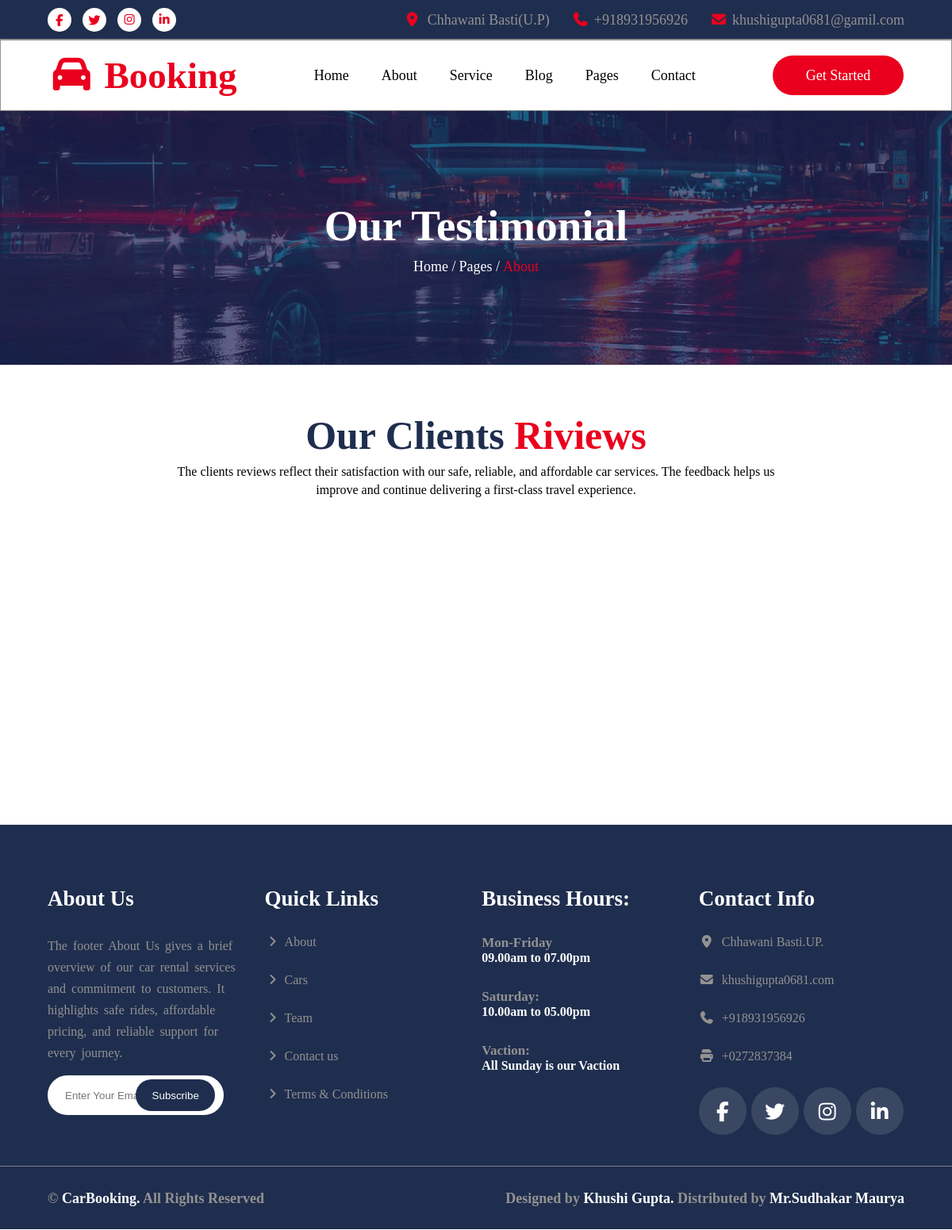
/testimonial/, run on an earlier commit of the app's database.
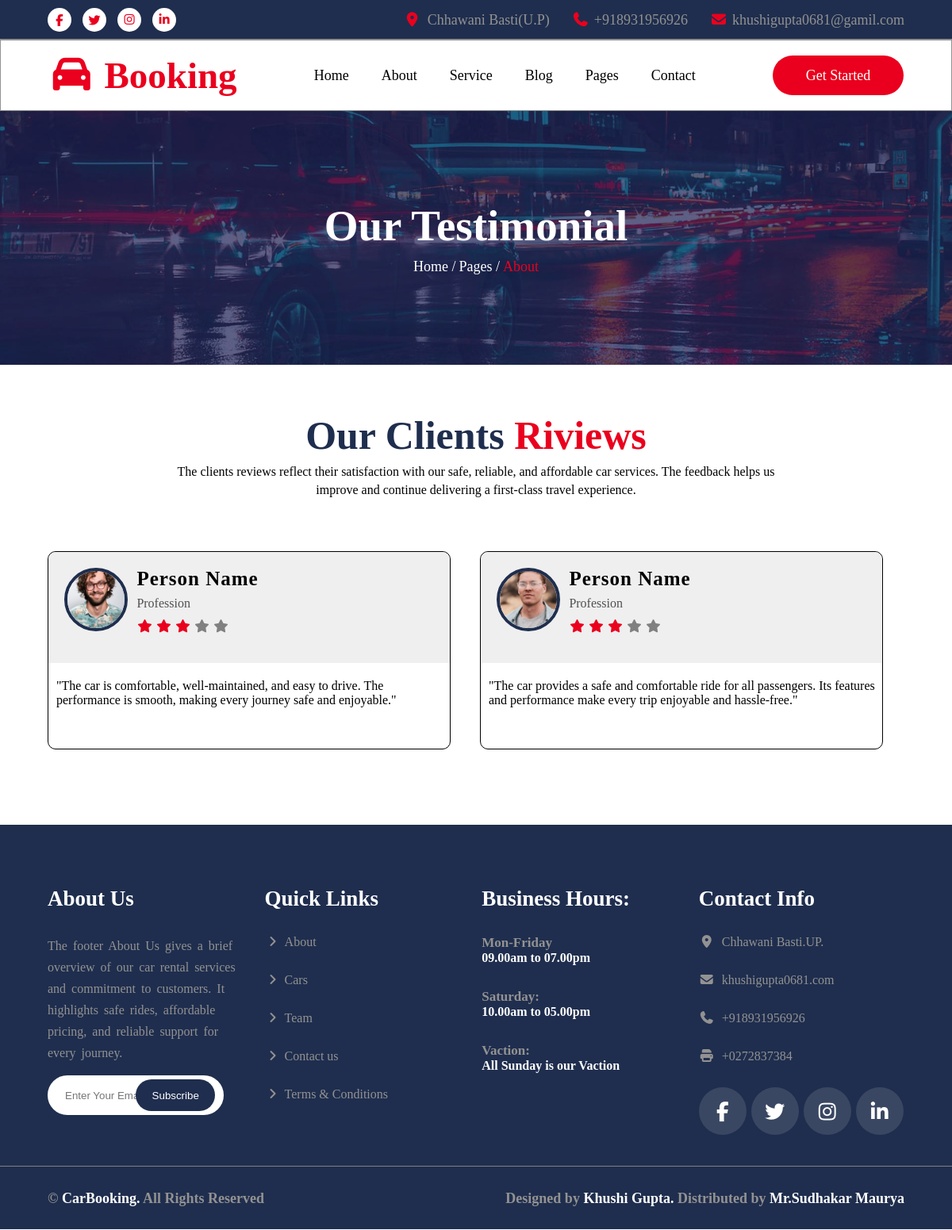
And on a later commit of the database.
### car_admin/models.py (models this page shows)
class Reviews(models.Model):
    review_image=models.ImageField(upload_to='media/',blank=True, default='images/car-3.png')
    review_title=models.CharField(max_length=200)
    review_icon=models.CharField(max_length=200)
    review_desc=models.CharField()

### carbooking/views.py (the view)
# urls.py: path('testimonial/',views.Testimonialpage, name="testimonial"),
def Testimonialpage(request):
    ReviewsData=Reviews.objects.all()
    data={
        'review_show':ReviewsData,
    }
    return render(request,"testimonial.html",data)

### templates/testimonial.html (shortened to what this page needs)
{% extends 'base.html' %}
    {% load static %}
      {% block content %}
    <section class="about">
        <div class="inner">
            <h2 class="about-us">Our Testimonial</h2>
            <div>
                <a href="index.html">Home /</a>
                <span>Pages /</span>
                <span>About</span>
            </div>
        </div>
    </section>
    <section class="client-review">
        <div class="review-top">
            <h3 class="heading-review"> Our Clients <span>Riviews</span></h3>
            <p class="heading-para">The clients reviews reflect their satisfaction with our safe, reliable, and affordable car services.
            The feedback helps us improve and continue delivering a
            first-class travel experience.</p>
        </div>
        <div class="review-bottom">
            <div class="overlay owl-carousel owl-theme " id="review">
                {% for r in review_show %}
                <div class="person-card">
                    <div class="card-top">
                        <div class="girl-icon">
                            <div class="girl-pic">
                                <img src="{{ r.review_image.url }}" alt="team-1">
                            </div>
                        </div>
                        <div class="girl-detail">
                            <h3>{{ r.review_title}}</h3>
                            <p>Profession</p>
                            <i class="{{ r.review_icon }}"></i>
                            <i class="{{ r.review_icon }}"></i>
                            <i class="{{ r.review_icon }}"></i>
                            <span class="star">
                                <i class="{{ r.review_icon }}"></i>
                                <i class="{{ r.review_icon }}"></i>
                            </span>
                        </div>
                    </div>
                    <div class="card-bottom">
                        <p>{{ r.review_desc }}</p>
                    </div>
                </div>
                {% endfor %}
            </div>
        </div>
    </section>
       {% endblock %}

What changed in the data, as far as the page shows it:
added Reviews: review_image (picture), review_title "Person Name", review_desc "\"The car is comfortable, well-maintained, and easy to drive. The performance is smooth, making every journey safe and enjoyable.\""
added Reviews: review_image (picture), review_title "Person Name", review_desc "\"The car provides a safe and comfortable ride for all passengers. Its features and performance make every trip enjoyable and hassle-free.\""
